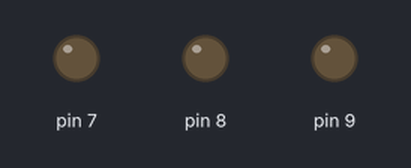
The sketch below on a simulated Arduino Uno, built with avr-gcc and run on an emulated ATmega328P. On the bench: output pins drawn as LEDs (lit = HIGH).

Above: at 0.3 s.
At 1.8 s:
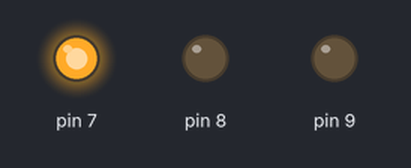
At 2.6 s:
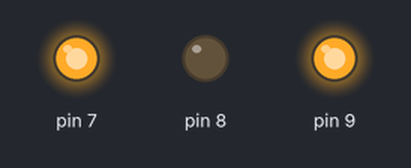
At 3.3 s:
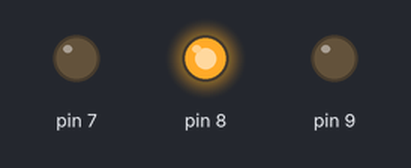
At 4.8 s:
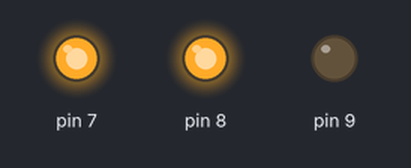
At 7.1 s:
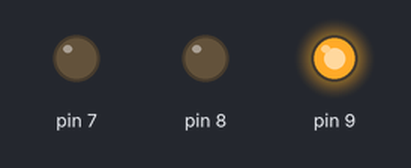
Timing chart, 0 to 7.8 s (numbered marks = the images above):
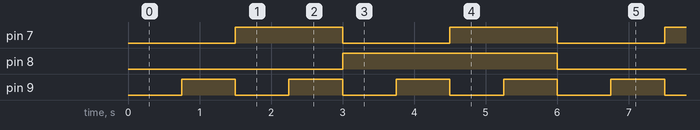

Measured:
- by itself, pin 7: alternates HIGH for 1.5 s and LOW for 1.5 s
- by itself, pin 8: alternates HIGH for 3.0 s and LOW for 3.0 s
- by itself, pin 9: alternates HIGH for 0.75 s and LOW for 0.75 s

The sketch:

RTOS3.ino
```cpp
#include <Arduino_FreeRTOS.h>

#define RED     7
#define YELLOW  8
#define BLUE    9

const uint16_t *blueLed = (uint16_t *) BLUE;
const uint16_t *redLed  = (uint16_t *) RED;
const uint16_t *yellowLed = (uint16_t) YELLOW;

const uint16_t taskParam[3][2] = { {blueLed, 50}, {redLed, 100}, {yellowLed, 200} };

void setup() {
  xTaskCreate(LedControllerTask, "RED LED Task", 128, (void *)&taskParam[0], 2, NULL);
  xTaskCreate(LedControllerTask, "BLUE LED Task", 128, (void *)&taskParam[1], 1, NULL);
  xTaskCreate(LedControllerTask, "YELLOW LED Task", 128, (void *)&taskParam[2], 1, NULL);
}

void LedControllerTask(void *pvParameters)
{
  uint16_t *params = pvParameters;

  int ledPin = params[0];
  int time = params[1];

  pinMode(ledPin, OUTPUT);
  while (1)
  {
    vTaskDelay(time);
    digitalWrite(ledPin, digitalRead(ledPin) ^ 1);
  }
}


void loop() {}
```
